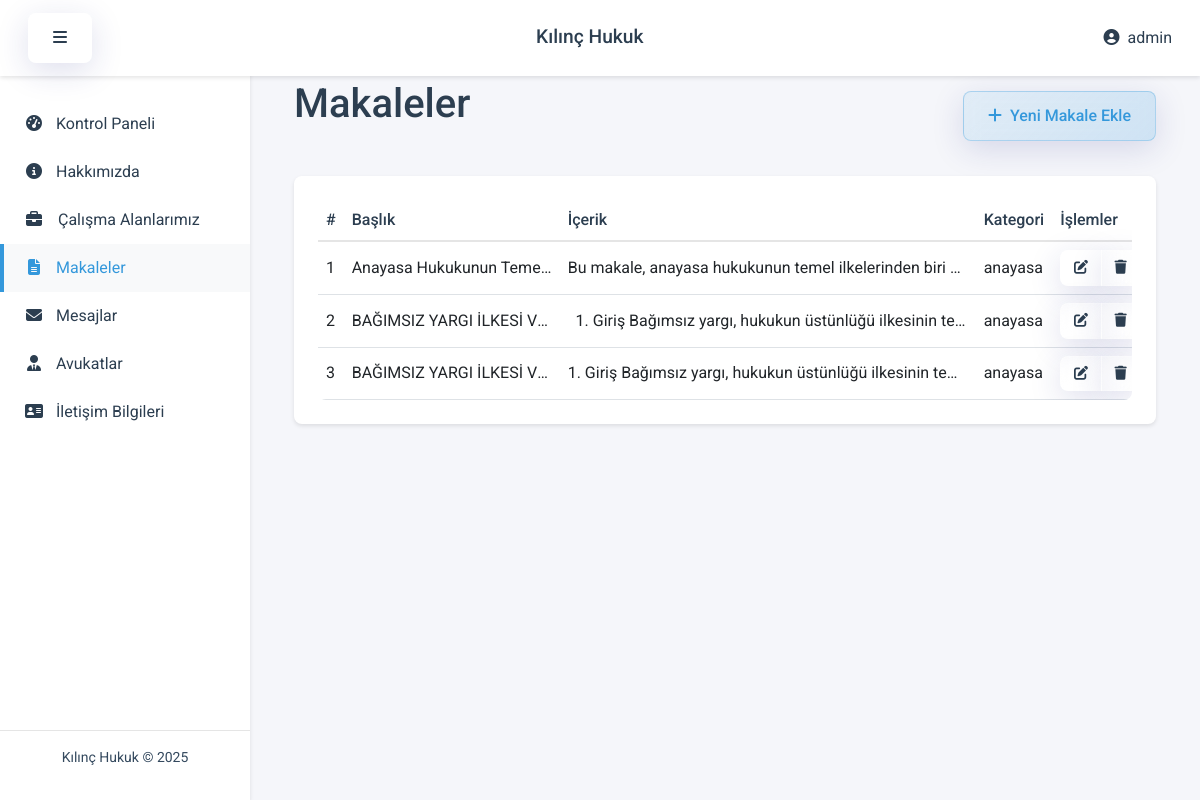
Page /admin/projects (signed in) on the committed database.
### models.py (models this page shows, shortened)
class Settings(db.Model):
    __tablename__ = 'ayarlar'
    id = Column(Integer, primary_key=True)
    site_name = Column(String(255), nullable=False)
    site_description = Column(Text, nullable=False)
    site_keywords = Column(Text, nullable=False)
    site_author = Column(String(255), nullable=False)
    site_footer = Column(Text, nullable=False)
    homepage_title = Column(String(255), nullable=True)
    homepage_subtitle = Column(String(255), nullable=True)
    homepage_content = Column(Text, nullable=True)
    homepage_image = Column(String(255), nullable=True)
    about_title = Column(String(255), nullable=True)
    about_content = Column(Text, nullable=True)
    about_image = Column(String(255), nullable=True)

class Admin(UserMixin, db.Model):
    __tablename__ = 'admin'
    id = Column(Integer, primary_key=True)
    username = Column(String(50), unique=True, nullable=False)
    email = Column(String(100), unique=True, nullable=False)
    password_hash = Column(String(256), nullable=False)
    created_at = Column(DateTime, default=datetime.utcnow)

class Project(db.Model):
    __tablename__ = 'projeler'
    id = Column(Integer, primary_key=True)
    title = Column('projebaslik', String(255), nullable=False)
    description = Column('projeaciklama', Text, nullable=False)
    category = Column('kategori', String(50), nullable=True)  # Hukuk alanı kategorisi
    image = Column('projegorsel', String(255), nullable=True)  # Fotoğraf zorunlu değil
    date = Column('tarih', DateTime, default=datetime.utcnow)  # Tarih bilgisi

### admin_routes.py (the view, shortened to what this page needs)
@app.route('/admin/projects', methods=['GET', 'POST'])
@login_required
def admin_projects():
    settings = Settings.query.first()
    page = request.args.get('page', 1, type=int)
    per_page = 10  # Her sayfada 10 makale
    projects = Project.query.order_by(Project.date.desc()).paginate(page=page, per_page=per_page, error_out=False)
    form = ProjectForm()
    return render_template('admin/projects.html',
                         settings=settings,
                         projects=projects,
                         form=form,
                         now=datetime.now())

### app.py (called while the page is built)
@login_manager.user_loader
def load_user(user_id):
    from models import Admin
    return Admin.query.get(int(user_id))

@app.context_processor
def utility_processor():
    return dict(
        get_random_string=lambda n: ''.join(random.choices(string.ascii_uppercase + string.digits, k=n))
    )

### templates/admin/projects.html (shortened to what this page needs)
{% extends 'admin/base.html' %}
{% block extra_css %}
<link href="https://cdn.quilljs.com/1.3.7/quill.snow.css" rel="stylesheet">
{% endblock %}
{% block content %}
<div class="container-fluid px-4">
    <div class="d-flex justify-content-between align-items-center mb-4">
        <h1>Makaleler</h1>
        <button type="button" class="btn btn-primary" data-bs-toggle="modal" data-bs-target="#addProjectModal">
            <i class="fas fa-plus me-2"></i>Yeni Makale Ekle
        </button>
    </div>
    <div class="card">
        <div class="card-body">
            {% if projects.items %}
            <div class="table-responsive">
                <table class="table">
                    <thead>
                        <tr>
                            <th style="width: 5%">#</th>
                            <th style="width: 25%">Başlık</th>
                            <th style="width: 40%">İçerik</th>
                            <th style="width: 15%">Kategori</th>
                            <th style="width: 15%">İşlemler</th>
                        </tr>
                    </thead>
                    <tbody>
                        {% for project in projects.items %}
                        <tr>
                            <td>{{ loop.index + (projects.page - 1) * projects.per_page }}</td>
                            <td>
                                <div class="text-truncate" style="max-width: 200px;" title="{{ project.title }}">
                                    {{ project.title }}
                                </div>
                            </td>
                            <td>
                                <div class="text-truncate" style="max-width: 400px;" title="{{ project.description|striptags }}">
                                    {{ project.description|striptags|truncate(80, True, '...') }}
                                </div>
                            </td>
                            <td>{{ project.category }}</td>
                            <td>
                                <div class="btn-group">
                                    <a href="{{ url_for('admin_edit_project', id=project.id) }}" class="btn btn-sm btn-primary">
                                        <i class="fas fa-edit"></i>
                                    </a>
                                    <a href="{{ url_for('admin_delete_project', id=project.id) }}"
                                       class="btn btn-sm btn-danger"
                                       data-confirm="Bu makaleyi silmek istediğinizden emin misiniz?">
                                        <i class="fas fa-trash"></i>
                                    </a>
                                </div>
                            </td>
                        </tr>
                        {% endfor %}
                    </tbody>
                </table>
            </div>
            {% else %}
            <div class="text-center py-4">
                <i class="fas fa-file-alt fa-3x text-muted mb-3"></i>
                <p class="mb-0">Henüz makale bulunmuyor.</p>
            </div>
            {% endif %}
        </div>
    </div>
</div>
{% endblock %}

### templates/admin/base.html (shortened to what this page needs)
<!DOCTYPE html>
<html lang="tr">
<head>
    <link rel="stylesheet" href="https://cdnjs.cloudflare.com/ajax/libs/font-awesome/6.4.0/css/all.min.css">
    <link href="https://cdn.jsdelivr.net/npm/bootstrap@5.3.0/dist/css/bootstrap.min.css" rel="stylesheet">
    <link rel="stylesheet" href="{{ url_for('static', filename='css/admin.css') }}">
    {% block extra_css %}{% endblock %}
</head>
<body>
    <nav class="navbar navbar-expand-lg admin-navbar">
        <div class="container-fluid">
            <button type="button" id="sidebarCollapse" class="btn">
                <i class="fas fa-bars"></i>
            </button>
            <a class="navbar-brand" href="{{ url_for('admin_dashboard') }}">{{ settings.site_name }}</a>
            <div class="d-flex">
                <div class="dropdown">
                    <a class="nav-link dropdown-toggle" href="#" id="navbarDropdown" role="button" data-bs-toggle="dropdown" aria-expanded="false">
                        <i class="fas fa-user-circle me-1"></i> {{ current_user.username }}
                    </a>
                </div>
            </div>
        </div>
    </nav>
    <div class="wrapper">
        <nav id="sidebar">
            <ul class="list-unstyled components">
                <li {% if request.endpoint == 'admin_dashboard' %}class="active"{% endif %}>
                    <a href="{{ url_for('admin_dashboard') }}">
                        <i class="fas fa-tachometer-alt me-2"></i> Kontrol Paneli
                    </a>
                </li>
                <li {% if request.endpoint == 'admin_about' %}class="active"{% endif %}>
                    <a href="{{ url_for('admin_about') }}">
                        <i class="fas fa-info-circle me-2"></i> Hakkımızda
                    </a>
                </li>
                <li {% if request.endpoint == 'admin_calisma_alanlarimiz' %}class="active"{% endif %}>
                    <a href="{{ url_for('admin_calisma_alanlarimiz') }}">
                        <i class="fas fa-briefcase"></i> Çalışma Alanlarımız
                    </a>
                </li>
                <li {% if request.endpoint == 'admin_projects' %}class="active"{% endif %}>
                    <a href="{{ url_for('admin_projects') }}">
                        <i class="fas fa-file-alt me-2"></i> Makaleler
                    </a>
                </li>
                <li {% if request.endpoint == 'admin_messages' %}class="active"{% endif %}>
                    <a href="{{ url_for('admin_messages') }}">
                        <i class="fas fa-envelope me-2"></i> Mesajlar
                    </a>
                </li>
                <li {% if request.endpoint == 'admin_lawyers' %}class="active"{% endif %}>
                    <a href="{{ url_for('admin_lawyers') }}">
                        <i class="fas fa-user-tie me-2"></i> Avukatlar
                    </a>
                </li>
                <li {% if request.endpoint == 'admin_contact_settings' %}class="active"{% endif %}>
                    <a href="{{ url_for('admin_profile') }}">
                        <i class="fas fa-address-card me-2"></i> İletişim Bilgileri
                    </a>
                </li>
            </ul>
            <div class="sidebar-footer">
                <p>{{ settings.site_name }} &copy; {{ now.year }}</p>
            </div>
        </nav>
        <div id="content">
            {% block content %}{% endblock %}
        </div>
    </div>
</body>
</html>

### static/css/admin.css (style rules this page uses)
:root { --primary-color: #2c3e50; --secondary-color: #34495e; --accent-color: #3498db; --success-color: #2ecc71; --danger-color: #e74c3c; --warning-color: #f1c40f; --light-bg: #f8f9fa; --dark-text: #2c3e50; --light-text: #ecf0f1; --border-radius: 8px; --box-shadow: 0 2px 4px rgba(0,0,0,0.1); --transition: all 0.3s ease; --glass-bg: rgba(255, 255, 255, 0.1); --glass-border: rgba(255, 255, 255, 0.2); --glass-shadow: 0 8px 32px 0 rgba(31, 38, 135, 0.15); --backdrop-blur: blur(8px); }
body { font-family: 'Roboto', sans-serif; background-color: #f5f6fa; color: var(--dark-text); }
.admin-navbar { background-color: #fff; box-shadow: var(--box-shadow); padding: 0.8rem 1rem; position: fixed; width: 100%; top: 0; z-index: 1000; }
.admin-navbar .navbar-brand { color: var(--primary-color); font-weight: 500; font-size: 1.2rem; }
.admin-navbar .dropdown-toggle::after { display: none; }
.wrapper { display: flex; margin-top: 60px; }
#sidebar { min-width: 250px; max-width: 250px; background: #fff; box-shadow: var(--box-shadow); height: calc(100vh - 60px); position: fixed; transition: var(--transition); padding: 20px 0; }
#sidebar .components { padding: 20px 0; }
#sidebar ul li a { padding: 12px 20px; display: block; color: var(--dark-text); text-decoration: none; transition: var(--transition); border-left: 4px solid transparent; }
#sidebar ul li.active a { background: var(--light-bg); color: var(--accent-color); border-left-color: var(--accent-color); }
#sidebar ul li a i { margin-right: 10px; width: 20px; text-align: center; }
#content { width: calc(100% - 250px); margin-left: 250px; padding: 20px; min-height: calc(100vh - 60px); transition: var(--transition); }
.card { border: none; border-radius: var(--border-radius); box-shadow: var(--box-shadow); transition: var(--transition); overflow: hidden; }
.card-body { padding: 1.5rem; }
.table { margin-bottom: 0; }
.table thead th { border-top: none; border-bottom: 2px solid rgba(0,0,0,0.1); font-weight: 500; color: var(--dark-text); }
.table td { vertical-align: middle; }
.btn { border-radius: var(--border-radius); padding: 0.75rem 1.5rem; font-weight: 500; transition: var(--transition); position: relative; overflow: hidden; backdrop-filter: var(--backdrop-blur); -webkit-backdrop-filter: var(--backdrop-blur); border: 1px solid var(--glass-border); background: var(--glass-bg); color: var(--dark-text); box-shadow: var(--glass-shadow); }
.btn-primary { background: linear-gradient(135deg, rgba(52, 152, 219, 0.1), rgba(52, 152, 219, 0.2)); border: 1px solid rgba(52, 152, 219, 0.3); color: var(--accent-color); }
.btn-danger { background: linear-gradient(135deg, rgba(231, 76, 60, 0.1), rgba(231, 76, 60, 0.2)); border: 1px solid rgba(231, 76, 60, 0.3); color: var(--danger-color); }
a { color: var(--accent-color); text-decoration: none; transition: var(--transition); position: relative; }
a::after { content: ''; position: absolute; width: 100%; height: 2px; bottom: -2px; left: 0; background-color: var(--accent-color); transform: scaleX(0); transform-origin: bottom right; transition: transform 0.3s ease-out; }
.table .btn-sm { padding: 0.4rem 0.8rem; font-size: 0.875rem; backdrop-filter: var(--backdrop-blur); -webkit-backdrop-filter: var(--backdrop-blur); background: var(--glass-bg); border: 1px solid var(--glass-border); color: var(--dark-text); }
.sidebar-footer { position: absolute; bottom: 0; width: 100%; padding: 1rem; text-align: center; font-size: 0.875rem; color: var(--secondary-color); border-top: 1px solid rgba(0,0,0,0.1); }
.fade-in { animation: fadeIn 0.3s ease-in; }
h1 { color: var(--dark-text); font-weight: 500; margin-bottom: 1.5rem; }
.table-responsive { border-radius: var(--border-radius); background-color: #fff; }

### templates/admin/projects.html (style rules this page uses)
.text-truncate { white-space: nowrap; overflow: hidden; text-overflow: ellipsis; }
.btn-group .btn { padding: 0.4rem 0.8rem; }

### rows in the picture
Settings: site_name "Kılınç Hukuk"
Admin: username "admin"
Project: title "Anayasa Hukukunun Teme…", description "Bu makale, anayasa hukukunun temel ilkelerinden biri…", category "anayasa"
Project: title "BAĞIMSIZ YARGI İLKESİ V…", description "1. Giriş Bağımsız yargı, hukukun üstünlüğü ilkesinin te…", category "anayasa"
Project: title "BAĞIMSIZ YARGI İLKESİ V…", description "1. Giriş Bağımsız yargı, hukukun üstünlüğü ilkesinin te…", category "anayasa"
